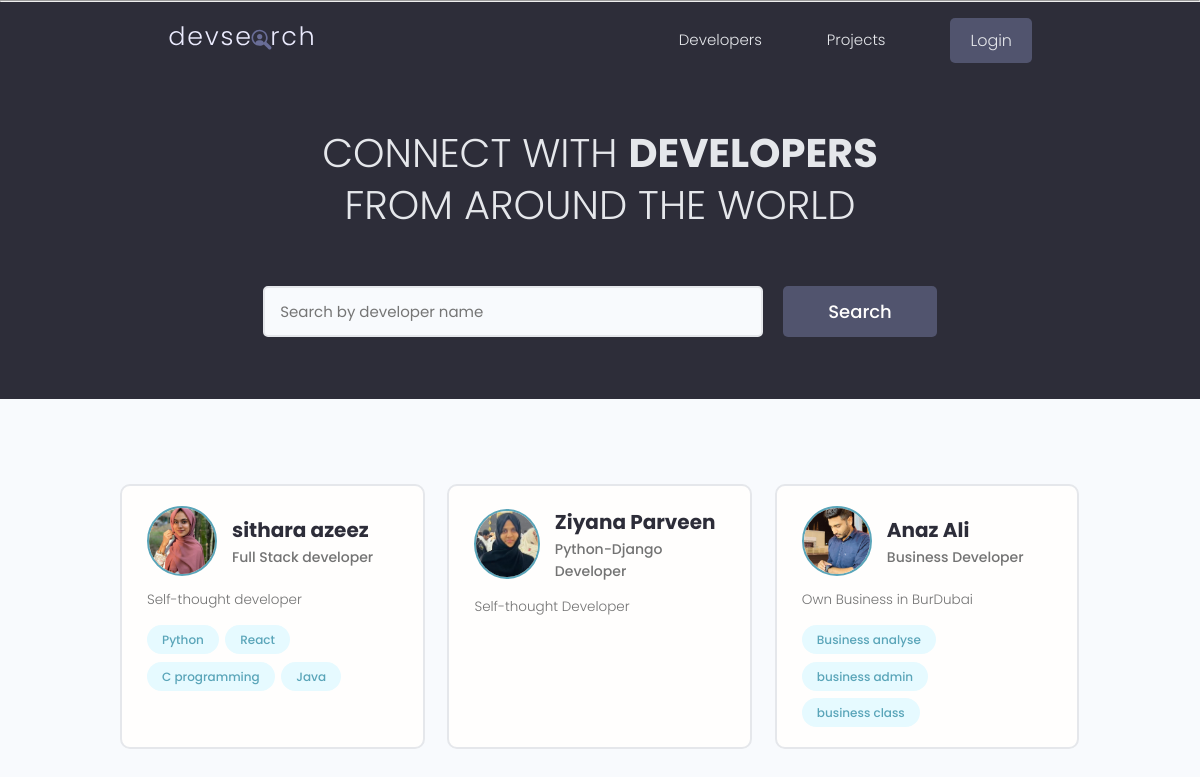
The page / on the database its author committed.
### users/models.py (models this page shows, shortened)
class Profile(models.Model):
    user = models.OneToOneField(User, on_delete=models.CASCADE, null=True, blank=True )
    name = models.CharField(max_length=200, null=True, blank=True)
    username = models.CharField(max_length=200, null=True, blank=True)
    location = models.CharField(max_length=200, null=True, blank=True)
    email = models.EmailField(null=True, blank=True)
    short_intro = models.CharField(max_length=1000, null=True, blank=True)
    bio = models.TextField(null=True, blank=True)
    profile_image = models.ImageField(upload_to='profiles/', null=True, blank=True, default='profiles/user.png')
    social_github = models.CharField(max_length=2000, null = True, blank = True)
    social_twitter = models.CharField(max_length=2000, null = True, blank = True)
    social_youtube = models.CharField(max_length=2000, null = True, blank = True)
    social_linkedin = models.CharField(max_length=2000, null = True, blank = True)
    social_website = models.CharField(max_length=2000, null = True, blank = True)

class Skill(models.Model):
    owner = models.ForeignKey(Profile, on_delete=models.CASCADE, null=True, blank=True)
    name = models.CharField(max_length=100, null=True, blank=True)
    description = models.TextField(null=True, blank=True)
    created = models.DateTimeField(auto_now_add=True)
    def __str__(self):
        return self.name

### users/views.py (the view)
# urls.py: path('', views.profiles, name='profiles-all'),
def profiles(request):
    profiles, search_query = searchProfiles(request)
    profiles,custom_range =paginateProfiles(request,profiles,3)
    context = {
        'profiles':profiles,
        'search_query':search_query,
        'custom_range':custom_range,
    }
    return render(request, 'users/profiles.html', context)

### users/utils.py (called while the page is built)
def searchProfiles(request):
    search_query = ''
    if request.GET.get('search_query'):
        search_query = request.GET.get('search_query')
    skill_list = Skill.objects.filter(name__icontains=search_query)
    profiles = Profile.objects.distinct().filter(
        Q(name__icontains=search_query) |
        Q(short_intro__icontains=search_query) |
        Q(skill__in=skill_list)
    )
    return profiles,search_query

def paginateProfiles(request,profiles,profile_per_page):
    p = Paginator(profiles,profile_per_page)
    page = request.GET.get('page')
    try:
        profiles = p.page(page)
    except PageNotAnInteger:
        page = 1
        profiles = p.page(page)
    except EmptyPage:
        page = p.num_pages
        profiles = p.page(page)
    leftIndex = int(page)-4
    if leftIndex < 1:
        leftIndex = 1
    rightIndex = int(page)+4
    if rightIndex >= p.num_pages:
        rightIndex = p.num_pages + 1
    custom_range = range(leftIndex,rightIndex)
    print('page=',page)
    return profiles,custom_range

### users/templates/users/profiles.html (shortened to what this page needs)
{% extends 'main.html' %}
{% block content %}
<main class="home">
    <section class="hero-section text-center">
        <div class="container container--narrow">
            <div class="hero-section__box">
                <h2>CONNECT WITH <span>DEVELOPERS</span></h2>
                <h2>FROM AROUND THE WORLD</h2>
            </div>
            <div class="hero-section__search">
                <form class="form" action="#" method="get">
                    <div class="form__field">
                        <input class="input input--text" id="formInput#search" type="text" name="search_query"
                           value="{{search_query}}" placeholder="Search by developer name" />
                    </div>
                    <input class="btn btn--sub btn--lg" type="submit" value="Search" />
                </form>
            </div>
        </div>
    </section>
    <section class="devlist">
        <div class="container">
            <div class="grid grid--three">
                {% for profile in profiles %}
                <div class="column card">
                    <div class="dev">
                        <a href="{% url 'users:single-profile' profile.id %}" class="card__body">
                            <div class="dev__profile">
                                <img class="avatar avatar--md" src="{{profile.profile_image.url}}" alt="" />
                                <div class="dev__meta">
                                    <h3>{{profile.name}}</h3>
                                    <h5>{{profile.short_intro}}</h5>
                                </div>
                            </div>
                            <p class="dev__info">
                               {{profile.bio}}
                            </p>
                            <div class="dev__skills">
                                {% for skill in profile.skill_set.all %}
                                <span class="tag tag--pill tag--main">
                                    <small>{{skill}}</small>
                                </span>
                               {% endfor %}
                            </div>
                        </a>
                    </div>
                </div>
                {% endfor %}
            </div>
        </div>
    </section>
</main>
{% endblock %}

### static/styles/app.css (style rules this page uses)
:root { --color-sub: #2d2d39; }
.btn--sub { background-color: var(--color-sub-light); }
.card { border: 2px solid var(--color-light); }
img { width: 100%; }
.hero-section { height: 40vh; display: flex; align-items: center; background-color: var(--color-sub); }
.hero-section__box { margin-bottom: 4rem; }
.hero-section__box > h2, .hero-section__box > h2 > span { font-size: 4rem; color: var(--color-light); line-height: 1.3; text-transform: uppercase; }
.hero-section__box > h2 { font-weight: 300; }
.hero-section__box > h2 > span { font-weight: 700; }
.hero-section__search > .form { display: flex; align-items: center; justify-content: center; gap: 2rem; }
.hero-section__search > .form input.input--text { width: 50rem; }
.devlist { margin-top: 8rem; }
.devlist .grid { align-items: stretch; }
.devlist .dev .dev__profile { display: flex; align-items: center; gap: 1.5rem; }
.devlist .dev .dev__meta h3 { color: var(--color-sub); font-size: 2rem; font-weight: 700; }
.devlist .dev .dev__meta h5 { color: var(--color-text); font-size: 1.4rem; font-weight: 500; }
.devlist .dev .dev__info { margin: 1.5rem 0; font-size: 1.35rem; line-height: 1.4; text-align: justify; }

### static/uikit/styles/modules/_variables.css (style rules this page uses)
:root { --color-main: #5aa5b9; --color-main-light: #e6faff; --color-sub: #3f4156; --color-sub-light: #51546e; --color-sub-lighter: #ededfd; --color-text: #737373; --color-gray: #8b8b8b; --color-light: #e5e7eb; --color-light-gray: #767676; --color-bg: #f8fafd; --color-white: #fffefd; --color-white-light: #f3f3f3; --color-success: #359e64; --color-success-bg: #def8e8; --color-error: #fc4b0b; --color-error-bg: #fff2ee; --font-base: 'Poppins', arial, helvetica, 'Segoe UI', roboto, ubuntu, sans-serif; --font-monospace: 'Fira Code', 'Courier New', courier, monospace; --font-regular: 300; --font-medium: 500; --font-bold: 700; --generic-shadow: 1px 1px 5px #00000010; --generic-transition: all 0.3s ease-in-out; }

### static/uikit/styles/modules/_base.css (style rules this page uses)
* { margin: 0; padding: 0; box-sizing: border-box; text-rendering: optimizeLegibility; color: inherit; font-size: inherit; }
html { font-size: 50%; }
@media only screen and (min-width: 480px) { html { font-size: 56.25%; } }
@media only screen and (min-width: 1200px) { html { font-size: 62.5%; } }
body { line-height: 1.6; font-weight: 400; font-size: 1.5rem; color: var(--color-text); background-color: var(--color-bg); min-height: 100vh; }

### static/uikit/styles/modules/_typography.css (style rules this page uses)
* { font-family: var(--font-base); }
h2 { font-size: 3.6rem; font-weight: var(--font-bold); }
h3 { font-size: 3.2rem; font-weight: var(--font-medium); }
h5 { font-size: 2.4rem; font-weight: var(--font-medium); }
h5, h6 { font-weight: var(--font-regular); }
p, span, strong { font-size: 1.6rem; color: var(--color-text); font-weight: var(--font-regular); }
a { padding-bottom: 2px; text-decoration: none; display: inline-block; color: var(--color-main); font-weight: var(--font-medium); }

### static/uikit/styles/modules/_utilities.css (style rules this page uses)
.container { width: 92%; max-width: 165rem; margin: 0 auto; box-sizing: border-box; }
.container--narrow { width: 92%; max-width: 120rem; }
@media screen and (min-width: 1000px) { .container { width: 90%; } }
@media screen and (min-width: 1000px) { .container--narrow { width: 85%; } }
@media screen and (min-width: 1200px) { .container { width: 80%; } }
@media screen and (min-width: 1200px) { .container--narrow { width: 72%; } }
.text-center { text-align: center; }

### static/uikit/styles/modules/_avatar.css (style rules this page uses)
.avatar { border-radius: 50%; border: 2px solid var(--color-main); object-fit: cover; }
.avatar--md { height: 7rem; width: 7rem; }

### static/uikit/styles/modules/_button.css (style rules this page uses)
.btn { display: inline-block; position: relative; cursor: pointer; background-color: var(--color-light); font-weight: var(--font-medium); color: var(--color-sub); text-decoration: none; padding: 1rem 2rem; border-radius: 0.5rem; border: none; width: -webkit-fit-content; width: -moz-fit-content; width: fit-content; height: -webkit-fit-content; height: -moz-fit-content; height: fit-content; font-size: 1.6rem; outline-width: 0; outline-color: transparent; -webkit-backface-visibility: hidden; backface-visibility: hidden; transition: all 0.3s ease-in-out; }
.btn--sub { background-color: var(--color-sub); color: var(--color-white); }
.btn--lg { font-size: 1.8rem; padding: 1.2rem 4.5rem; }

### static/uikit/styles/modules/_card.css (style rules this page uses)
.card { border-radius: 1rem; background-color: var(--color-white); border: 1.5px solid var(--color-light); width: auto; height: auto; margin-top: 0.5rem; margin-bottom: 0.5rem; overflow: hidden; }
.card__body, .card__header { padding: 2rem 2.5rem; }

### rows shown on the page
Profile: profile_image (picture), name "sithara azeez", short_intro "Full Stack developer", bio "Self-thought developer"
Skill: name "Python"
Skill: name "React"
Skill: name "C programming"
Skill: name "Java"
Profile: profile_image (picture), name "Ziyana Parveen", short_intro "Python-Django Developer", bio "Self-thought Developer"
Profile: profile_image (picture), name "Anaz Ali", short_intro "Business Developer", bio "Own Business in BurDubai"
Skill: name "Business analyse"
Skill: name "business admin"
Skill: name "business class"
